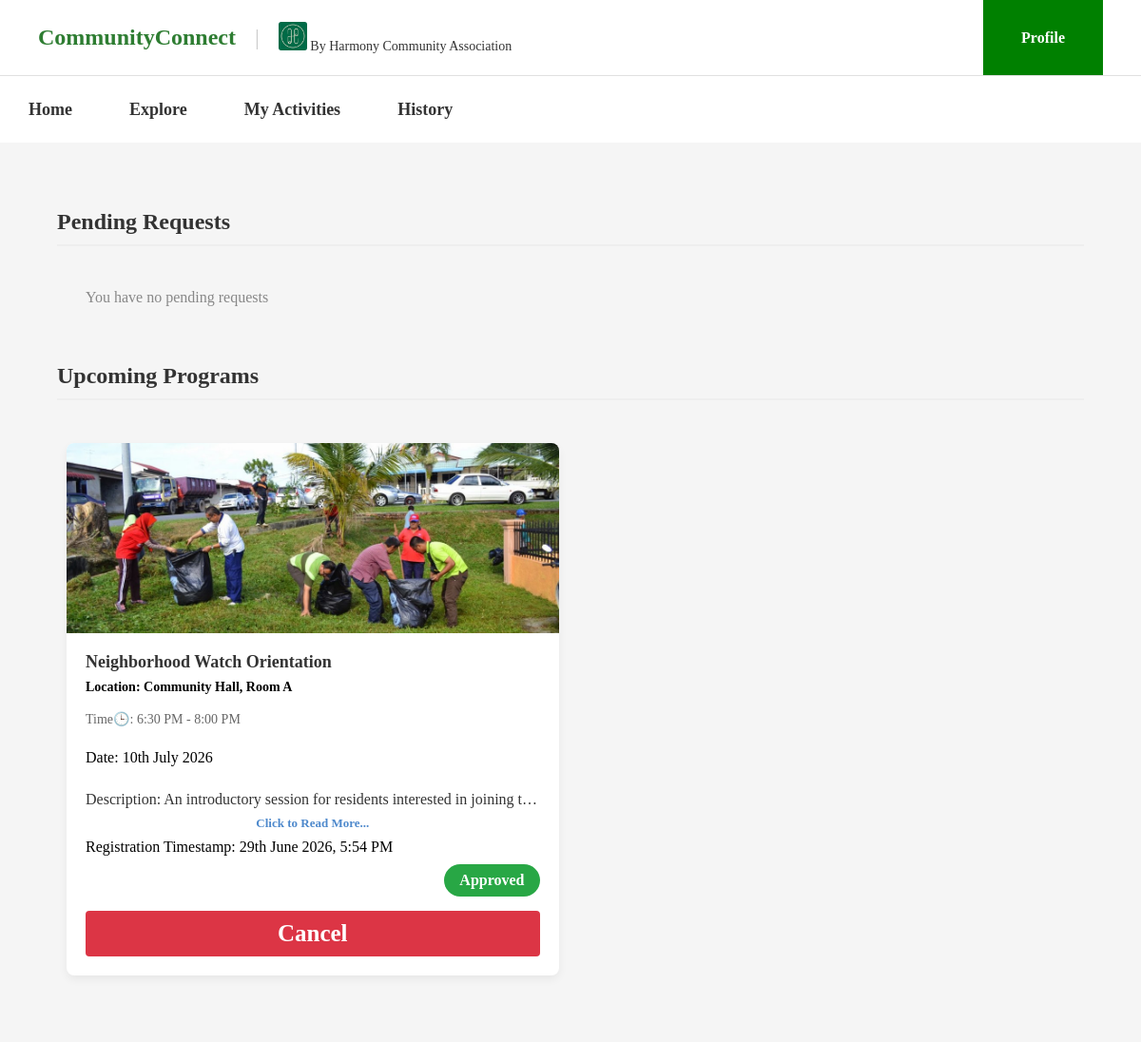
The page /MainPage/program_status.php (signed in) on the database its author committed.
### tables this page shows
CREATE TABLE `user_program` (
  `id` int(11) NOT NULL,
  `user_id` int(11) NOT NULL,
  `program_id` int(11) NOT NULL,
  `status` varchar(30) NOT NULL,
  `Reg_date` datetime NOT NULL,
  `notified` tinyint(1) NOT NULL DEFAULT 0
);

CREATE TABLE `program` (
  `id` int(11) NOT NULL,
  `title` varchar(150) NOT NULL,
  `event_date` date NOT NULL,
  `start_time` time NOT NULL,
  `end_time` time NOT NULL,
  `location` varchar(200) NOT NULL,
  `description` text NOT NULL,
  `image` varchar(255) NOT NULL DEFAULT 'Images/gotong-royong.jpg'
);

### MainPage/program_status.php (the view, shortened to what this page needs)
<!DOCTYPE html>
<html lang="en">
<head>
    <link rel="stylesheet" href="../CSS/user.css">
</head>
<body>
    <header class="top-header">
        <div class="header-left">
            <h1 class="brand-title">CommunityConnect</h1>
            <span class="divider">|</span>
            <div class="org-host">
                <img src="../Images/harmony.jpg" alt="https://media.licdn.com/dms/image/v2/D4E03AQELNAHJckXI1Q/profile-displayphoto-shrink_200_200/B4EZOXqLbGHkAk-/0/1733416237478?e=2147483647&v=beta&t=sjAOtOOF-mVLAh6dF3wuGAHkhmZoFFiBIWNB3DAQ30s" class="logo-placeholder">
                <span>By Harmony Community Association</span>
            </div>
        </div>
        <div class="header-right">
            <a href="profile.php" class="profile-btn">Profile</a>
        </div>
    </header>
    <nav class="main-nav">
        <a href="user_page.php" target="_self">Home</a>
        <a href="program.php" target="_self">Explore</a>
        <a href="program_status.php" target="_self">My Activities</a>
        <a href="history.php" target="_self">History</a>
    </nav>
    <?php include 'notification.php'; ?>
    <div class="page-content">
        <h2 class="section-title">Pending Requests</h2>
        <div class="programs-section">
            <?php
            $pending_sql = "SELECT * FROM user_program
                            WHERE user_id = '$user_id'
                            AND status='Pending' ORDER BY id DESC";
            $pending_result = mysqli_query($connection, $pending_sql);
            if ($pending_result && mysqli_num_rows($pending_result) > 0) {
                while ($request_row = mysqli_fetch_assoc($pending_result)) {
                    $program_id = $request_row['program_id'];
                    $status = $request_row['status'];
                    $reg_date = $request_row['Reg_date'];
                    $program_sql = "SELECT * FROM program WHERE id = '$program_id'";
                    $program_result = mysqli_query($connection, $program_sql);
                    $program_row = mysqli_fetch_assoc($program_result);
                    if ($program_row) {
            ?>
                        <div class="program-card">
                            <img src="../<?= htmlspecialchars($program_row['image']) ?>" alt="<?= htmlspecialchars($program_row['title']) ?>">
                            <div class="card-content">
                                <h3><?php echo htmlspecialchars($program_row['title']); ?></h3>
                                <p class="location">Location: <?php echo htmlspecialchars($program_row['location']); ?></p>
                                <p class="time">Time🕒: <?= date("g:i A", strtotime($program_row['start_time'])) . " - " . date("g:i A", strtotime($program_row['end_time'])) ?></p><br>
                                <p class="date">Date: <?= date("jS F Y", strtotime($program_row['event_date'])) ?></p><br>
                                <p class="description">Description: <?php echo htmlspecialchars($program_row['description']); ?></p>
                                <button type="button" class="read-more-link" onclick="openDescModal('<?= addslashes(htmlspecialchars($program_row['title'])) ?>', '<?= addslashes(htmlspecialchars($program_row['description'])) ?>')">
                                    Read More...
                                </button>
                                <p class="Reg_date">Registration Timestamp: <?= date("jS F Y, g:i A", strtotime($reg_date)) ?></p>
                                <div class="status-badge" style="background-color: #ffc107; color: #000;"><?= $status ?></div>
                                <a href="program_status.php?action=cancel&req_id=<?= $program_id ?>"
                                    class="join"
                                    style="text-decoration:none; display:inline-block; text-align:center; background-color: #dc3545;">
                                    Cancel
                                </a>
                            </div>
                        </div>
            <?php
                    }
                }
            } else {
                echo "<p style='margin-left: 20px; color: #888;'>You have no pending requests</p>";
            }
            ?>
        </div>
        <h2 class="section-title">Upcoming Programs</h2>
        <div class="programs-section">
            <?php
            $upcoming_sql = "SELECT up.program_id, up.status, up.Reg_date, p.title, p.location, p.start_time, p.end_time, p.event_date, p.description, p.image
                             FROM user_program up
                             INNER JOIN program p ON up.program_id=p.id
                             WHERE up.user_id = '$user_id'
                             AND up.status='Approved'
                             AND p.event_date >= CURDATE()
                             ORDER BY p.event_date ASC";
            $upcoming_result = mysqli_query($connection, $upcoming_sql);
            if ($upcoming_result && mysqli_num_rows($upcoming_result) > 0) {
                while ($request_row = mysqli_fetch_assoc($upcoming_result)) {
            ?>
                    <div class="program-card">
                        <img src="../<?= htmlspecialchars($request_row['image']) ?>" alt="<?= htmlspecialchars($request_row['title']) ?>">
                        <div class="card-content">
                            <h3><?php echo htmlspecialchars($request_row['title']); ?></h3>
                            <p class="location">Location: <?php echo htmlspecialchars($request_row['location']); ?></p>
                            <p class="time">Time🕒: <?= date("g:i A", strtotime($request_row['start_time'])) . " - " . date("g:i A", strtotime($request_row['end_time'])) ?></p><br>
                            <p class="date">Date: <?= date("jS F Y", strtotime($request_row['event_date'])) ?></p><br>
                            <p class="description">Description: <?php echo htmlspecialchars($request_row['description']); ?></p>
                            <button type="button" class="read-more-link" onclick="openDescModal('<?= addslashes(htmlspecialchars($request_row['title'])) ?>', '<?= addslashes(htmlspecialchars($request_row['description'])) ?>')">
                                Click to Read More...
                            </button>
                            <p class="Reg_date">Registration Timestamp: <?= date("jS F Y, g:i A", strtotime($request_row['Reg_date'])) ?></p>
                            <div class="status-badge" style="background-color: #28a745; color: #fff;"><?php echo htmlspecialchars($request_row['status']) ?></div>
                            <a href="program_status.php?action=cancel&req_id=<?php echo $request_row['program_id']; ?>" class="join" style="text-decoration:none; display:inline-block; text-align:center; background-color: #dc3545;color: white;">
                                Cancel
                            </a>
                        </div>
                    </div>
            <?php
                }
            } else {
                echo "<p style='margin-left: 20px; color: #888;'>You have no upcoming programs.</p>";
            }
            ?>
        </div>
    </div>
</body>
</html>

### CSS/user.css (style rules this page uses)
* { margin: 0; padding: 0; box-sizing: border-box; font-family: Times New Roman, serif; }
.top-header { display: flex; justify-content: space-between; align-items: center; padding: 0 40px; border-bottom: 1px solid #e0e0e0; height: 80px; }
.header-left { display: flex; align-items: center; gap: 20px; }
.brand-title { font-size: 24px; font-weight: bold; color: #2e7d32; }
.divider { color: #cccccc; font-size: 24px; }
.logo-placeholder { width: 30px; height: 30px; }
.org-host { font-size: 14px; color: #333333; }
.header-right { display: flex; align-self: stretch; }
.profile-btn { display: flex; align-items: center; justify-content: center; background-color: Green; color: #ffffff; padding: 0 40px; text-decoration: none; font-weight: bold; font-size: 16px; height: 100%; }
.main-nav { display: flex; align-items: stretch; height: 70px; }
.main-nav a { display: inline-flex; align-items: center; margin: 0; padding: 0 30px; color: #333333; text-decoration: none; font-weight: bold; font-size: 18px; }
.page-content { padding: 40px; }
.page-content { width: 100%; height: 100%; margin: 0px; background-color: #f5f5f5; }
.programs-section { display: grid; grid-template-columns: repeat(auto-fill, minmax(350px, 1fr)); gap: 25px; padding: 30px; background-color: #f5f5f5; width: 100%; }
.program-card { background-color: #ffffff; border-radius: 8px; overflow: hidden; box-shadow: 0 4px 10px rgba(0, 0, 0, 0.06); display: flex; flex-direction: column; height: 560px; }
.program-card img { width: 100%; height: 200px; object-fit: cover; }
.card-content a { align-self: flex-end; text-decoration: none; margin-top: 15px; }
.card-content { padding: 20px; position: relative; display: flex; flex-direction: column; flex: 1; }
.card-content h3 { font-size: 18px; color: #333333; margin-bottom: 8px; }
.card-content .location { color: black; font-size: 14px; font-weight: bold; margin-bottom: 12px; }
.card-content .time, .card-content .duration { font-size: 14px; color: #666666; margin: 5px 0; }
.card-content .description { font-size: 16px; color: #333; margin: 8px 0; display: -webkit-box; -webkit-line-clamp: 1; line-clamp: 1; -webkit-box-orient: vertical; overflow: hidden; text-overflow: ellipsis; }
.card-content .join { background-color: green; color: #ffffff; border: none; padding: 10px 20px; border-radius: 4px; font-weight: bold; cursor: pointer; font-size: 25px; width: 100%; }
.read-more-link { display: inline-block; color: #4e89cc; font-size: 13px; font-weight: bold; cursor: pointer; background: none; border: none; padding: 0; margin-bottom: 8px; font-family: inherit; }

### MainPage/program_status.php (style rules this page uses)
.status-badge { align-self: flex-end; padding: 8px 16px; font-size: 16px; font-weight: bold; border-radius: 20px; text-align: center; text-transform: capitalize; margin-top: auto; }
.section-title { margin: 30px 20px 15px 20px; color: #333; border-bottom: 2px solid #eee; padding-bottom: 10px; font-weight: bold; }

### rows shown on the page
user_program: program.image (picture), program.title "Neighborhood Watch Orientation", program.location "Community Hall, Room A", program.start_time "6:30 PM", program.end_time "8:00 PM", program.event_date "10th July 2026", program.description "An introductory session for residents interested in joining…", Reg_date "29th June 2026, 5:54 PM", status "Approved"
